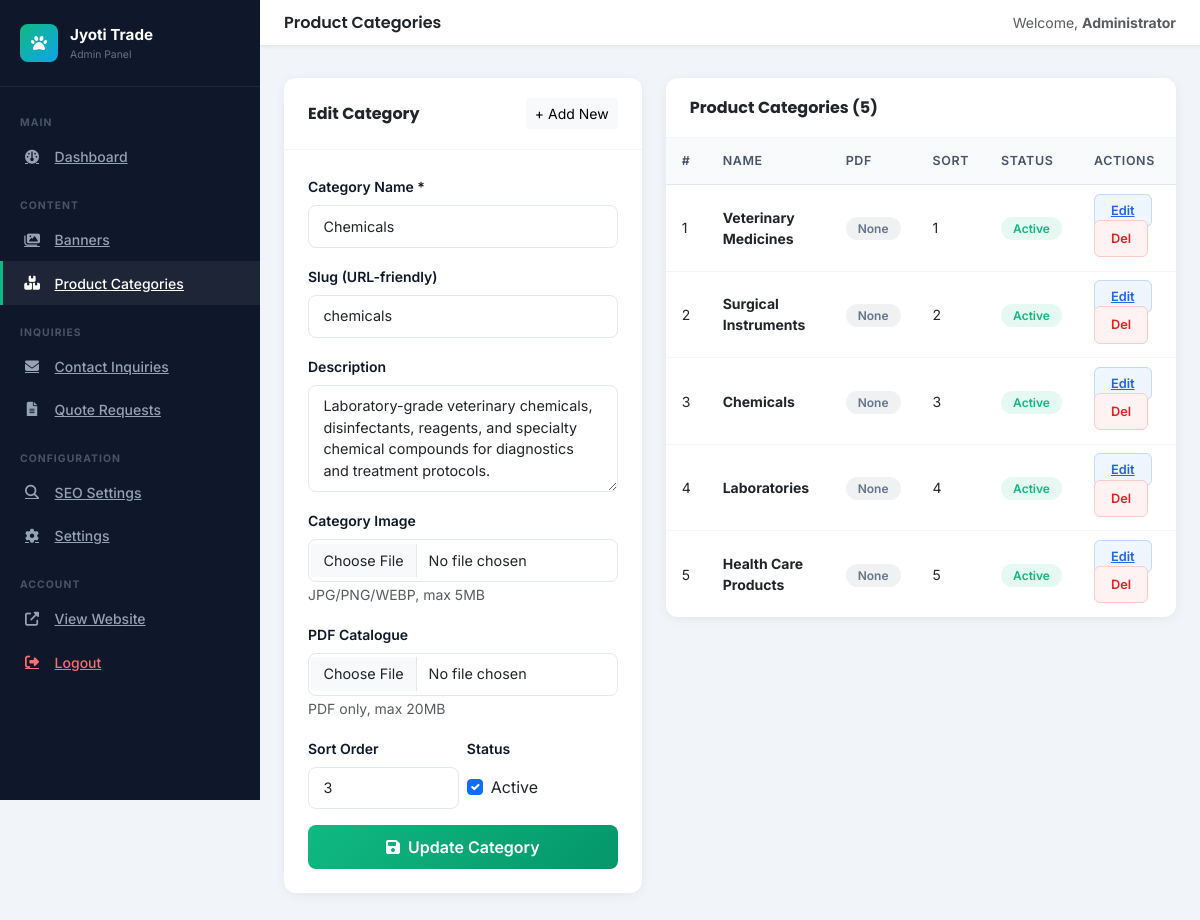
Page /admin/products.php?edit=3 (signed in) on the committed database.
### tables this page shows
CREATE TABLE IF NOT EXISTS `product_categories` (
  `id`           INT UNSIGNED NOT NULL AUTO_INCREMENT,
  `name`         VARCHAR(255) NOT NULL,
  `slug`         VARCHAR(255) NOT NULL UNIQUE,
  `description`  TEXT DEFAULT NULL,
  `image_path`   VARCHAR(500) DEFAULT NULL,
  `pdf_path`     VARCHAR(500) DEFAULT NULL,
  `sort_order`   INT UNSIGNED NOT NULL DEFAULT 0,
  `is_active`    TINYINT(1) NOT NULL DEFAULT 1,
  `created_at`   DATETIME NOT NULL DEFAULT CURRENT_TIMESTAMP,
  `updated_at`   DATETIME NOT NULL DEFAULT CURRENT_TIMESTAMP ON UPDATE CURRENT_TIMESTAMP,
  PRIMARY KEY (`id`),
  KEY `idx_slug` (`slug`),
  KEY `idx_sort_active` (`sort_order`, `is_active`)
);

### config/security.php (called while the page is built, shortened)
<?php
function e(string $val): string {
    return htmlspecialchars($val, ENT_QUOTES | ENT_HTML5, 'UTF-8');
}

### admin/products.php (the view, shortened to what this page needs)
<?php
$db = getDB();
$edit = null;
if (isset($_GET['edit'])) {
    $edit = $db->prepare('SELECT * FROM product_categories WHERE id=?');
    $edit->execute([(int)$_GET['edit']]);
    $edit = $edit->fetch();
}
$categories = $db->query('SELECT * FROM product_categories ORDER BY sort_order ASC')->fetchAll();
include __DIR__ . '/includes/header.php';
?>
<div class="row g-4">
  <div class="col-lg-5">
    <div class="admin-card">
      <div class="admin-card-header">
        <h6 class="mb-0 fw-bold"><?= $edit ? 'Edit Category' : 'Add New Category' ?></h6>
        <?php if ($edit): ?><a href="<?= SITE_URL ?>/admin/products.php" class="btn btn-sm btn-light">+ Add New</a><?php endif; ?>
      </div>
      <div class="admin-card-body">
        <form method="post" enctype="multipart/form-data" novalidate>
          <div class="mb-3">
            <label class="form-label">Category Name *</label>
            <input type="text" name="name" class="form-control" required value="<?= e($edit['name'] ?? '') ?>">
          </div>
          <div class="mb-3">
            <label class="form-label">Slug (URL-friendly)</label>
            <input type="text" name="slug" class="form-control" value="<?= e($edit['slug'] ?? '') ?>" placeholder="auto-generated if empty">
          </div>
          <div class="mb-3">
            <label class="form-label">Description</label>
            <textarea name="description" class="form-control" rows="4"><?= e($edit['description'] ?? '') ?></textarea>
          </div>
          <div class="mb-3">
            <label class="form-label">Category Image</label>
            <input type="file" name="image" class="form-control" accept="image/*" data-preview="#imgPreview">
            <small class="text-muted">JPG/PNG/WEBP, max 5MB</small>
          </div>
          <div class="mb-3">
            <label class="form-label">PDF Catalogue</label>
            <input type="file" name="pdf" class="form-control" accept=".pdf,application/pdf">
            <small class="text-muted">PDF only, max 20MB</small>
          </div>
          <div class="row g-2 mb-3">
            <div class="col-6">
              <label class="form-label">Sort Order</label>
              <input type="number" name="sort_order" class="form-control" value="<?= $edit['sort_order'] ?? 0 ?>" min="0">
            </div>
            <div class="col-6">
              <label class="form-label">Status</label>
              <div class="form-check mt-2">
                <input class="form-check-input" type="checkbox" name="is_active" id="isActive" <?= (!$edit || $edit['is_active']) ? 'checked' : '' ?>>
                <label class="form-check-label" for="isActive">Active</label>
              </div>
            </div>
          </div>
          <button type="submit" class="btn-primary-admin w-100">
            <i class="fas fa-save me-2"></i><?= $edit ? 'Update Category' : 'Add Category' ?>
          </button>
        </form>
      </div>
    </div>
  </div>
  <div class="col-lg-7">
    <div class="admin-card">
      <div class="admin-card-header">
        <h6 class="mb-0 fw-bold">Product Categories (<?= count($categories) ?>)</h6>
      </div>
      <div class="admin-card-body p-0">
        <table class="admin-table w-100">
          <thead><tr><th>#</th><th>Name</th><th>PDF</th><th>Sort</th><th>Status</th><th>Actions</th></tr></thead>
          <tbody>
            <?php if (empty($categories)): ?>
            <tr><td colspan="6" class="text-center text-muted py-4">No categories found.</td></tr>
            <?php else: foreach ($categories as $cat): ?>
            <tr>
              <td><?= $cat['id'] ?></td>
              <td>
                <strong><?= e($cat['name']) ?></strong>
              </td>
              <td><?= $cat['pdf_path'] ? '<span class="badge-active"><i class="fas fa-check"></i></span>' : '<span class="badge-inactive">None</span>' ?></td>
              <td><?= $cat['sort_order'] ?></td>
              <td><?= $cat['is_active'] ? '<span class="badge-active">Active</span>' : '<span class="badge-inactive">Inactive</span>' ?></td>
              <td>
                <a href="?edit=<?= $cat['id'] ?>" class="btn-edit-admin me-1">Edit</a>
                <form method="post" class="d-inline">
                  <button type="submit" class="btn-danger-admin btn-delete-confirm">Del</button>
                </form>
              </td>
            </tr>
            <?php endforeach; endif; ?>
          </tbody>
        </table>
      </div>
    </div>
  </div>
</div>
<?php include __DIR__ . '/includes/footer.php'; ?>

### admin/assets/css/admin.css (style rules this page uses)
:root { --primary:#0F172A;--secondary:#10B981;--accent:#0EA5E9; --sidebar-w:260px; }
body { font-family:'Inter',sans-serif; background:#F1F5F9; }
h1,h2,h3,h4,h5,h6 { font-family:'Poppins',sans-serif; }
.admin-card { background:#fff; border-radius:12px; box-shadow:0 2px 12px rgba(15,23,42,.06); }
.admin-card-header { padding:1.25rem 1.5rem; border-bottom:1px solid #F1F5F9; display:flex; align-items:center; justify-content:space-between; }
.admin-card-body { padding:1.5rem; }
.admin-table { width:100%; font-size:.875rem; }
.admin-table th { background:#F8FAFC; color:#475569; font-weight:600; font-size:.78rem; text-transform:uppercase; letter-spacing:.05em; padding:.85rem 1rem; border-bottom:1px solid #E2E8F0; }
.admin-table td { padding:.85rem 1rem; border-bottom:1px solid #F1F5F9; vertical-align:middle; }
.admin-table tr:last-child td { border-bottom:none; }
.badge-active { background:rgba(16,185,129,.1); color:var(--secondary); padding:.25rem .75rem; border-radius:20px; font-size:.75rem; font-weight:600; }
.badge-inactive { background:rgba(100,116,139,.1); color:#64748B; padding:.25rem .75rem; border-radius:20px; font-size:.75rem; font-weight:600; }
.form-label { font-weight:600; font-size:.875rem; color:var(--primary); }
.form-control, .form-select { border:1.5px solid #E2E8F0; border-radius:8px; font-size:.9rem; padding:.6rem .9rem; }
.btn-primary-admin { background:linear-gradient(135deg,var(--secondary),#059669); color:#fff; border:none; padding:.6rem 1.5rem; border-radius:8px; font-weight:600; transition:all .25s; }
.btn-danger-admin { background:#FEF2F2; color:#DC2626; border:1px solid #FECACA; padding:.5rem 1rem; border-radius:6px; font-size:.8rem; font-weight:600; }
.btn-edit-admin { background:#EFF6FF; color:#2563EB; border:1px solid #BFDBFE; padding:.5rem 1rem; border-radius:6px; font-size:.8rem; font-weight:600; }

### rows in the picture
product_categories: name "Chemicals", slug "chemicals", description "Laboratory-grade veterinary chemicals, disinfectants, reagents, and specialty chemical compounds for diagnostics and treatment protocols.", sort_order "3", is_active "☑", id "3", shows "None", shows "Active"
product_categories: id "1", name "Veterinary Medicines", shows "None", sort_order "1", is_active "Active"
product_categories: id "2", name "Surgical Instruments", shows "None", sort_order "2", is_active "Active"
product_categories: id "4", name "Laboratories", shows "None", sort_order "4", is_active "Active"
product_categories: id "5", name "Health Care Products", shows "None", sort_order "5", is_active "Active"

### other values in the picture
$adminPageTitle "Product Categories"
adminUser()['full_name'] "Administrator"
count($categories) "5"
